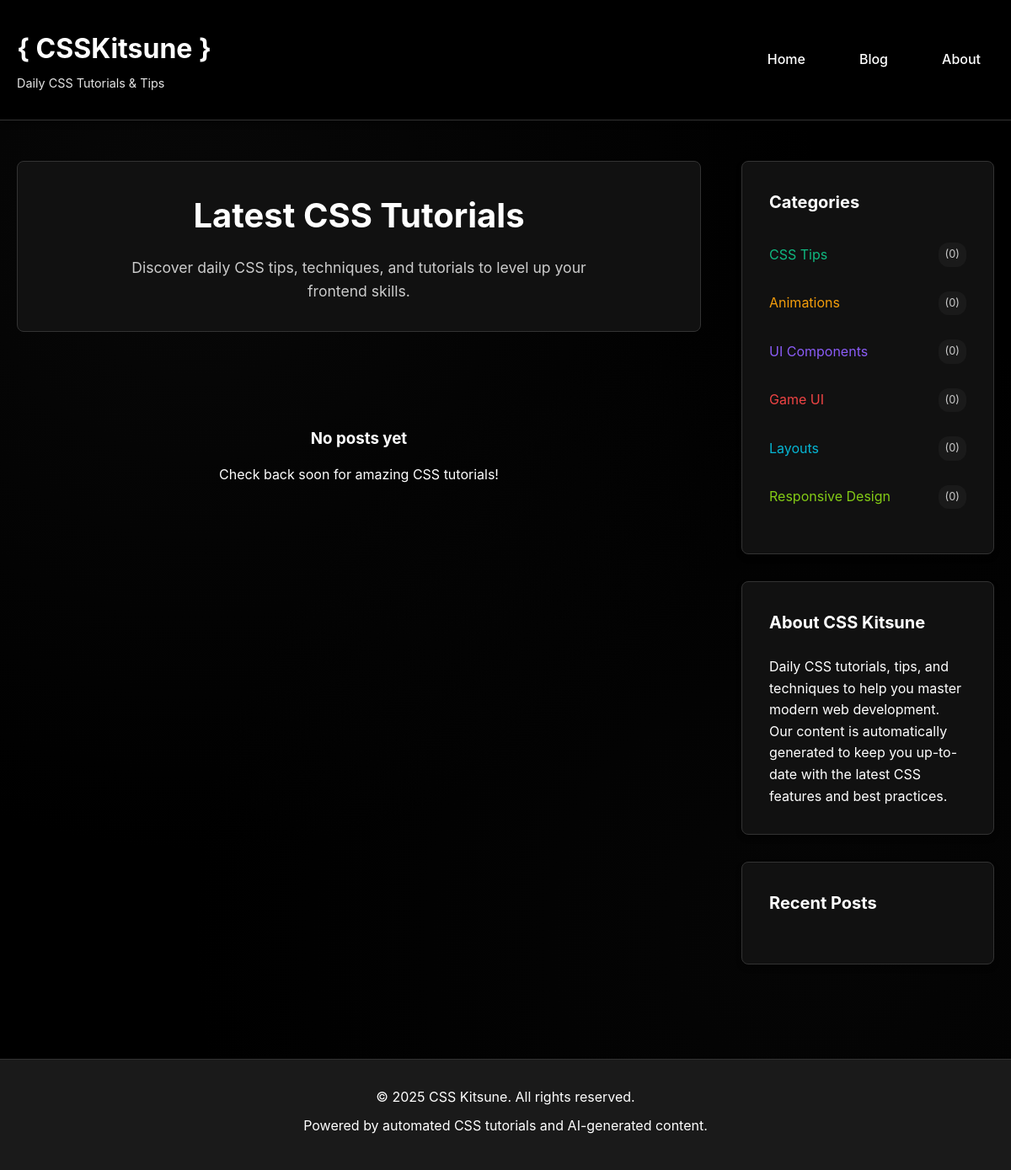
/blog/index.php, run on the app's committed database.
### tables this page shows
CREATE TABLE IF NOT EXISTS blog_categories (
    id INT AUTO_INCREMENT PRIMARY KEY,
    name VARCHAR(100) NOT NULL UNIQUE,
    slug VARCHAR(100) NOT NULL UNIQUE,
    description TEXT,
    color VARCHAR(7) DEFAULT '#3B82F6',
    created_at TIMESTAMP DEFAULT CURRENT_TIMESTAMP,
    updated_at TIMESTAMP DEFAULT CURRENT_TIMESTAMP ON UPDATE CURRENT_TIMESTAMP
);

### blog/index.php (the view, shortened to what this page needs)
<?php
$host = 'localhost';
$username = 'spectrum_ckit_u';
$password = '73pC_fbhmx75z,r@';
$database = 'spectrum_csskitsune';
$mysqli = new mysqli($host, $username, $password, $database);
$mysqli->set_charset('utf8mb4');
$posts = [];
$categories_query = "
    SELECT bc.*, COUNT(bp.id) as post_count
    FROM blog_categories bc
    LEFT JOIN blog_posts bp ON bc.id = bp.category_id AND bp.status = 'published'
    GROUP BY bc.id
    ORDER BY post_count DESC
";
$categories_result = $mysqli->query($categories_query);
$categories = [];
if ($categories_result) {
    while ($row = $categories_result->fetch_assoc()) {
        $categories[] = $row;
    }
}
?>
<!DOCTYPE html>
<html lang="en">
<head>
    <link rel="stylesheet" href="assets/css/blog.css">
</head>
<body>
    <header class="blog-header">
        <div class="container">
            <div class="header-content">
                <div class="logo">
                    <h1><a href="/">{ CSSKitsune }</a></h1>
                    <p>Daily CSS Tutorials & Tips</p>
                </div>
                <nav class="main-nav">
                    <a href="/">Home</a>
                    <a href="/blog">Blog</a>
                    <a href="/about.php">About</a>
                </nav>
            </div>
        </div>
    </header>
    <main class="blog-main">
        <div class="container">
            <div class="blog-layout">
                <div class="blog-content">
                    <section class="hero-section">
                        <h2>Latest CSS Tutorials</h2>
                        <p>Discover daily CSS tips, techniques, and tutorials to level up your frontend skills.</p>
                    </section>
                    <?php if (empty($posts)): ?>
                        <div class="no-posts">
                            <h3>No posts yet</h3>
                            <p>Check back soon for amazing CSS tutorials!</p>
                        </div>
                    <?php endif; ?>
                </div>
                <aside class="blog-sidebar">
                    <div class="sidebar-widget">
                        <h3>Categories</h3>
                        <ul class="category-list">
                            <?php foreach ($categories as $category): ?>
                                <li>
                                    <a href="/blog/category/<?php echo htmlspecialchars($category['slug']); ?>"
                                       style="color: <?php echo htmlspecialchars($category['color']); ?>">
                                        <?php echo htmlspecialchars($category['name']); ?>
                                        <span class="post-count">(<?php echo $category['post_count']; ?>)</span>
                                    </a>
                                </li>
                            <?php endforeach; ?>
                        </ul>
                    </div>
                    <div class="sidebar-widget">
                        <h3>About CSS Kitsune</h3>
                        <p>Daily CSS tutorials, tips, and techniques to help you master modern web development. Our content is automatically generated to keep you up-to-date with the latest CSS features and best practices.</p>
                    </div>
                    <div class="sidebar-widget">
                        <h3>Recent Posts</h3>
                    </div>
                </aside>
            </div>
        </div>
    </main>
    <footer class="blog-footer">
        <div class="container">
            <p>&copy; <?php echo date('Y'); ?> CSS Kitsune. All rights reserved.</p>
            <p>Powered by automated CSS tutorials and AI-generated content.</p>
        </div>
    </footer>
</body>
</html>

### blog/assets/css/blog.css (style rules this page uses)
:root { --primary-color: #FF0000; --secondary-color: #FFFFFF; --accent-color: #FF0000; --text-color: #FFFFFF; --text-light: #CCCCCC; --bg-color: #000000; --bg-light: #1A1A1A; --bg-card: #111111; --border-color: #333333; --shadow: 0 4px 6px 0 rgba(0, 0, 0, 0.3), 0 2px 4px 0 rgba(0, 0, 0, 0.2); --shadow-lg: 0 10px 15px -3px rgba(0, 0, 0, 0.4), 0 4px 6px -2px rgba(0, 0, 0, 0.3); --border-radius: 8px; --transition: all 0.3s ease; }
* { margin: 0; padding: 0; box-sizing: border-box; }
body { font-family: -apple-system, BlinkMacSystemFont, 'Segoe UI', Roboto, 'Helvetica Neue', Arial, sans-serif; line-height: 1.6; color: var(--text-color); background-color: var(--bg-color); background-image: radial-gradient(circle at 20% 20%, rgba(26, 26, 26, 0.3) 0%, transparent 50%), radial-gradient(circle at 80% 80%, rgba(26, 26, 26, 0.2) 0%, transparent 50%); background-attachment: fixed; }
p, ul li, ol li, blockquote, pre, table, figure { color: var(--text-color); }
.container { max-width: 1200px; margin: 0 auto; padding: 0 20px; }
.blog-header { background: var(--bg-color); color: var(--text-color); padding: 2rem 0; box-shadow: var(--shadow); border-bottom: 1px solid var(--border-color); }
.header-content { display: flex; justify-content: space-between; align-items: center; flex-wrap: wrap; gap: 1rem; }
.logo h1 { font-size: 2rem; font-weight: 700; margin-bottom: 0.25rem; }
.logo h1 a { color: var(--text-color); text-decoration: none; font-weight: 700; }
.logo p { font-size: 0.9rem; opacity: 0.9; }
.main-nav { display: flex; gap: 2rem; }
.main-nav a { color: var(--text-color); text-decoration: none; font-weight: 500; transition: var(--transition); padding: 0.5rem 1rem; border-radius: var(--border-radius); }
.blog-main { padding: 3rem 0; min-height: calc(100vh - 200px); }
.blog-layout { display: grid; grid-template-columns: 1fr 300px; gap: 3rem; }
.hero-section { text-align: center; margin-bottom: 3rem; padding: 2rem; background: var(--bg-card); border-radius: var(--border-radius); border: 1px solid var(--border-color); }
.hero-section h2 { font-size: 2.5rem; margin-bottom: 1rem; color: var(--text-color); font-weight: 700; }
.hero-section p { font-size: 1.1rem; color: var(--text-light); max-width: 600px; margin: 0 auto; }
.blog-sidebar { display: flex; flex-direction: column; gap: 2rem; }
.sidebar-widget { background: var(--bg-card); padding: 2rem; border-radius: var(--border-radius); box-shadow: var(--shadow); border: 1px solid var(--border-color); }
.sidebar-widget h3 { margin-bottom: 1.5rem; color: var(--text-color); font-size: 1.25rem; }
.category-list { list-style: none; }
.category-list li { margin-bottom: 0.75rem; }
.category-list a { color: var(--text-color); text-decoration: none; display: flex; justify-content: space-between; align-items: center; padding: 0.5rem 0; transition: var(--transition); border-bottom: 1px solid transparent; }
.post-count { background: var(--bg-light); color: var(--text-light); padding: 0.25rem 0.5rem; border-radius: 12px; font-size: 0.8rem; }
.no-posts { text-align: center; padding: 4rem 2rem; color: var(--text-light); }
.no-posts h3 { margin-bottom: 1rem; color: var(--text-color); }
.blog-footer { background: var(--bg-light); padding: 2rem 0; text-align: center; color: var(--text-light); border-top: 1px solid var(--border-color); margin-top: 4rem; }
.blog-footer p { margin-bottom: 0.5rem; }

### data on the page
blog_categories: name "CSS Tips", post_count "0"
blog_categories: name "Animations", post_count "0"
blog_categories: name "UI Components", post_count "0"
blog_categories: name "Game UI", post_count "0"
blog_categories: name "Layouts", post_count "0"
blog_categories: name "Responsive Design", post_count "0"
